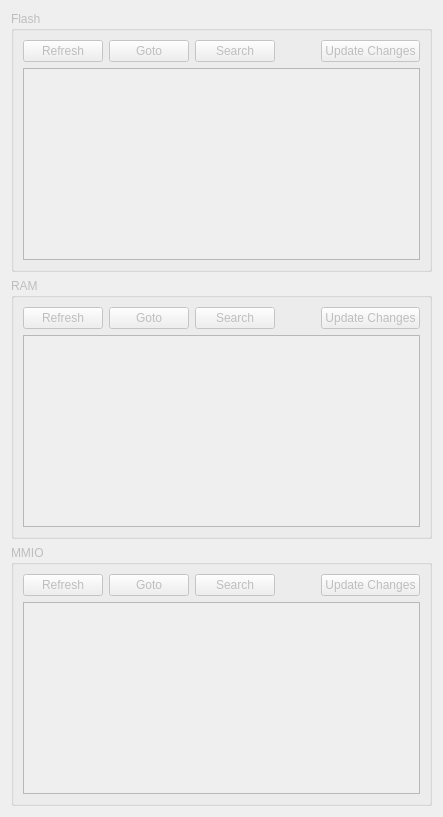
      <widget class="QWidget" name="tab">
       <attribute name="title">
        <string>Memory</string>
       </attribute>
       <layout class="QVBoxLayout" name="verticalLayout_20">
        <item>
         <widget class="QGroupBox" name="groupFlash">
          <property name="enabled">
           <bool>false</bool>
          </property>
          <property name="title">
           <string>Flash</string>
          </property>
          <layout class="QVBoxLayout" name="verticalLayout_11">
           <item>
            <layout class="QHBoxLayout" name="horizontalLayout_2">
             <property name="bottomMargin">
              <number>0</number>
             </property>
             <item>
              <widget class="QPushButton" name="buttonFlashRefresh">
               <property name="text">
                <string>Refresh</string>
               </property>
              </widget>
             </item>
             <item>
              <widget class="QPushButton" name="buttonFlashGoto">
               <property name="text">
                <string>Goto</string>
               </property>
              </widget>
             </item>
             <item>
              <widget class="QPushButton" name="buttonFlashSearch">
               <property name="text">
                <string>Search</string>
               </property>
              </widget>
             </item>
             <item>
              <spacer name="horizontalSpacer_5">
               <property name="orientation">
                <enum>Qt::Horizontal</enum>
               </property>
               <property name="sizeHint" stdset="0">
                <size>
                 <width>40</width>
                 <height>20</height>
                </size>
               </property>
              </spacer>
             </item>
             <item>
              <widget class="QPushButton" name="buttonFlashUpdate_2">
               <property name="text">
                <string>Update Changes</string>
               </property>
              </widget>
             </item>
            </layout>
           </item>
           <item>
            <widget class="QHexEdit" name="flashEdit"/>
           </item>
          </layout>
         </widget>
        </item>
        <item>
         <widget class="QGroupBox" name="groupRAM">
          <property name="enabled">
           <bool>false</bool>
          </property>
          <property name="title">
           <string>RAM</string>
          </property>
          <layout class="QVBoxLayout" name="verticalLayout_15">
           <item>
            <layout class="QHBoxLayout" name="horizontalLayout_15">
             <property name="bottomMargin">
              <number>0</number>
             </property>
             <item>
              <widget class="QPushButton" name="buttonRamRefresh">
               <property name="text">
                <string>Refresh</string>
               </property>
              </widget>
             </item>
             <item>
              <widget class="QPushButton" name="buttonRamGoto">
               <property name="text">
                <string>Goto</string>
               </property>
              </widget>
             </item>
             <item>
              <widget class="QPushButton" name="buttonRamSearch">
               <property name="text">
                <string>Search</string>
               </property>
              </widget>
             </item>
             <item>
              <spacer name="horizontalSpacer_6">
               <property name="orientation">
                <enum>Qt::Horizontal</enum>
               </property>
               <property name="sizeHint" stdset="0">
                <size>
                 <width>40</width>
                 <height>20</height>
                </size>
               </property>
              </spacer>
             </item>
             <item>
              <widget class="QPushButton" name="buttonRamUpdate">
               <property name="text">
                <string>Update Changes</string>
               </property>
              </widget>
             </item>
            </layout>
           </item>
           <item>
            <widget class="QHexEdit" name="ramEdit"/>
           </item>
          </layout>
         </widget>
        </item>
        <item>
         <widget class="QGroupBox" name="groupMMIO">
          <property name="enabled">
           <bool>false</bool>
          </property>
          <property name="title">
           <string>MMIO</string>
          </property>
          <layout class="QVBoxLayout" name="verticalLayout_16">
           <item>
            <layout class="QHBoxLayout" name="horizontalLayout_16">
             <property name="bottomMargin">
              <number>0</number>
             </property>
             <item>
              <widget class="QPushButton" name="buttonMmioRefresh">
               <property name="text">
                <string>Refresh</string>
               </property>
              </widget>
             </item>
             <item>
              <widget class="QPushButton" name="buttonMmioGoto">
               <property name="text">
                <string>Goto</string>
               </property>
              </widget>
             </item>
             <item>
              <widget class="QPushButton" name="buttonMmioSearch">
               <property name="text">
                <string>Search</string>
               </property>
              </widget>
             </item>
             <item>
              <spacer name="horizontalSpacer_7">
               <property name="orientation">
                <enum>Qt::Horizontal</enum>
               </property>
               <property name="sizeHint" stdset="0">
                <size>
                 <width>40</width>
                 <height>20</height>
                </size>
               </property>
              </spacer>
             </item>
             <item>
              <widget class="QPushButton" name="buttonMmioUpdate">
               <property name="text">
                <string>Update Changes</string>
               </property>
              </widget>
             </item>
            </layout>
           </item>
           <item>
            <widget class="QHexEdit" name="mmioEdit"/>
           </item>
          </layout>
         </widget>
        </item>
       </layout>
      </widget>
